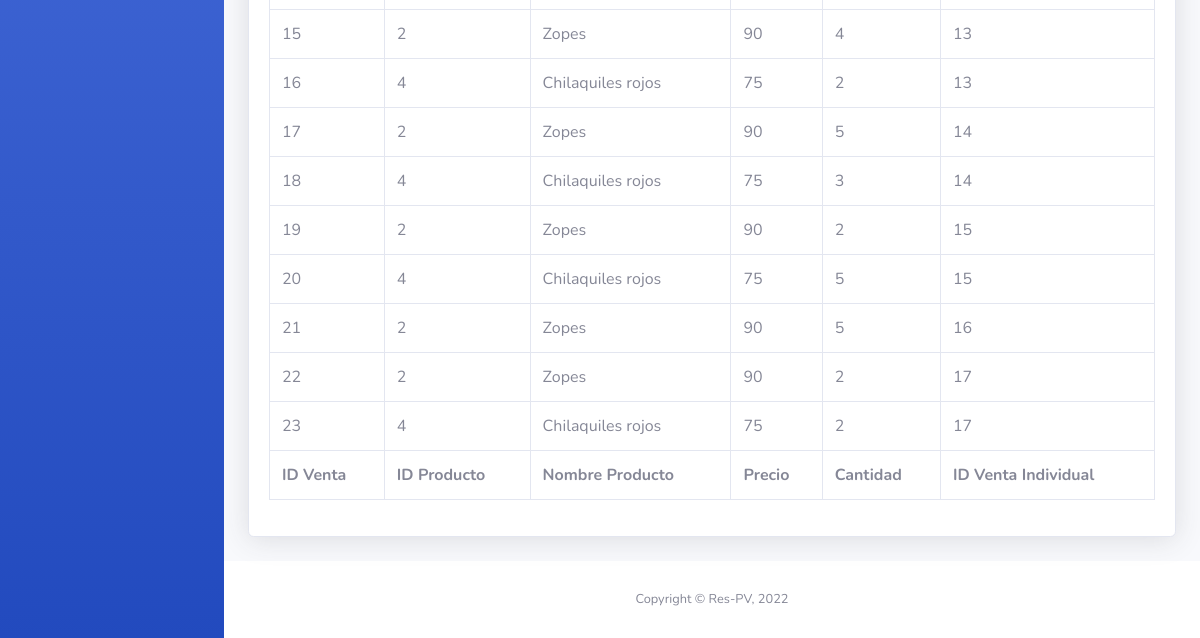
/analisisVentas.php (lower part), run on an earlier commit of the app's database.
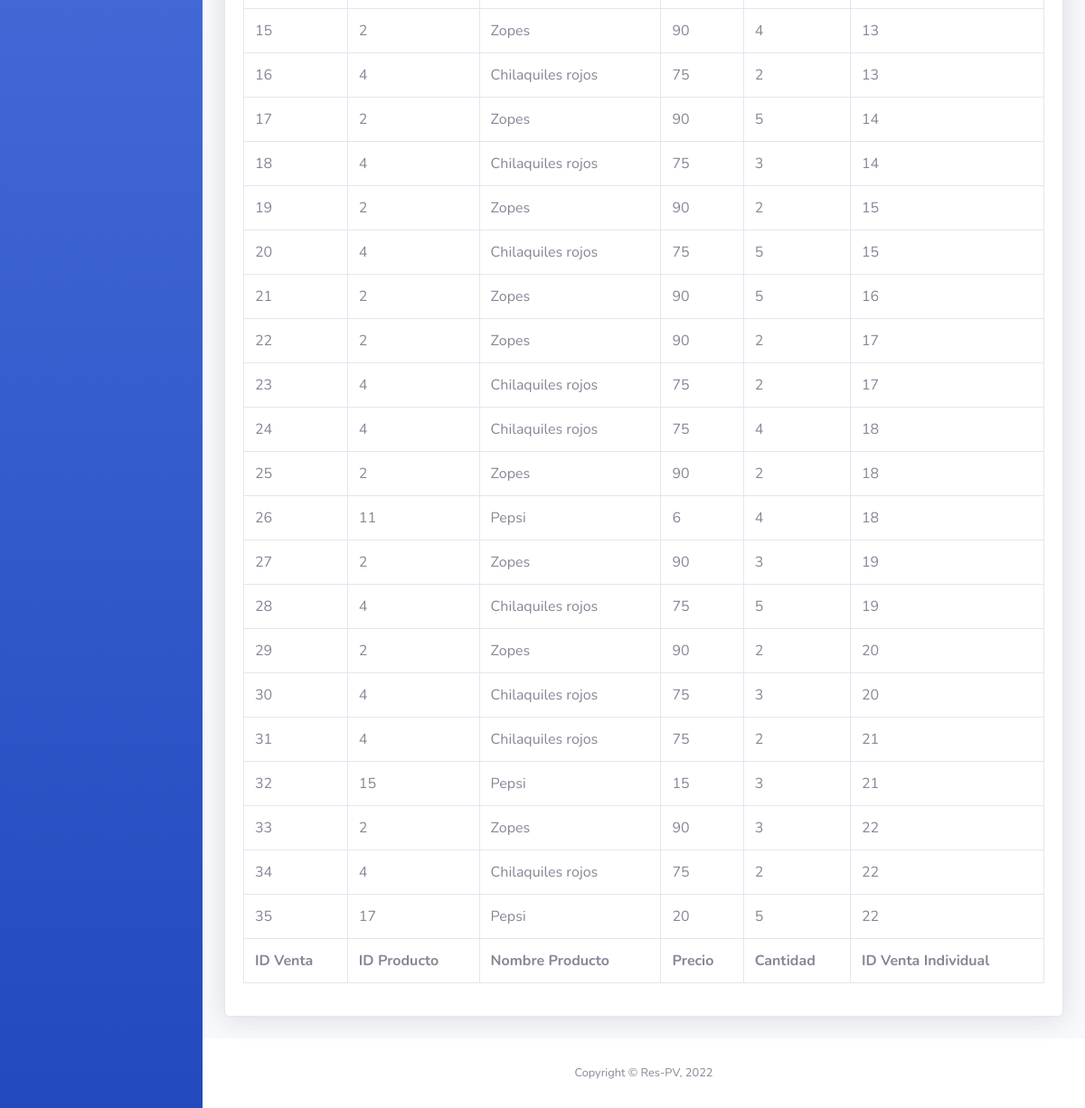
And on a later commit of the database.
### tables this page shows
CREATE TABLE `selldetail` (
  `id_sellDetail` int(11) NOT NULL,
  `id_product` int(11) NOT NULL,
  `name_product` varchar(30) NOT NULL,
  `unitaryPrice_product` int(11) NOT NULL,
  `cuantity_sellDetail` int(11) NOT NULL,
  `id_sell` int(11) NOT NULL
);

### db.php (called while the page is built, shortened)
<?php
    class Conexion{
        private $driver = "mysql";
        private $host = "localhost";
        private $dbname = "respv";
        private $usuario = "root";
        private $contrasena = "";
        public function __construct(){
            try {
                $db = new PDO("{$this->driver}:host={$this->host};dbname={$this->dbname}",$this->usuario,$this->contrasena);
                $db->setAttribute(PDO::ATTR_ERRMODE, PDO::ERRMODE_EXCEPTION);
                return $db;
            } catch (PDOException $e) {
                echo "Ha ocurrido un error al conectarse a la base de datos" . $e->getMessage();
            }
        }
    }
?>

### menu/Modelo/menu.php (called while the page is built, shortened)
<?php
    require_once(__DIR__.'/../../db.php');
    class Menu extends Conexion{
        public function __construct(){
            $this->db = parent::__construct();
        }
        public function getTabla($nombreTabla){
            $rows = null;
            $statement = $this->db->prepare("SELECT * FROM $nombreTabla");
            $statement->execute();
            while ($result = $statement->fetch()) {
                $rows[] = $result;
            }
            return $rows;
        }
    }
?>

### analisisVentas.php (the view, shortened to what this page needs)
<?php
require_once("menu/Modelo/menu.php");
$ModeloMenu = new Menu();
?>
<!DOCTYPE html>
<html lang="en">
<head>
    <link href="vendor/fontawesome-free/css/all.min.css" rel="stylesheet" type="text/css">
    <link href="css/sb-admin-2.min.css" rel="stylesheet">
</head>
<body id="page-top">
    <div id="wrapper">
        <ul class="navbar-nav bg-gradient-primary sidebar sidebar-dark accordion" id="accordionSidebar">
        </ul>
        <div id="content-wrapper" class="d-flex flex-column">
            <div id="content">
                <div class="container-fluid">
                    <div class="card shadow mb-4">
                        <div class="card-body">
                            <div class="table-responsive">
                                <table class="table table-bordered" id="dataTable" width="100%" cellspacing="0">
                                    <tfoot>
                                        <tr>
                                            <th>ID Venta</th>
                                            <th>ID Producto</th>
                                            <th>Nombre Producto</th>
                                            <th>Precio</th>
                                            <th>Cantidad </th>
                                            <th>ID Venta Individual</th>
                                        </tr>
                                    </tfoot>
                                    <tbody>
                                       <?php
                                        $nombreTabla = "selldetail";
                                        $detalles = $ModeloMenu -> getTabla($nombreTabla);
                                        foreach($detalles as $detalle){
                                        ?>
                                        <tr>
                                            <td><?php echo $detalle['id_sellDetail'] ?></td>
                                            <td><?php echo $detalle['id_product'] ?></td>
                                            <td><?php echo $detalle['name_product'] ?></td>
                                            <td><?php echo $detalle['unitaryPrice_product'] ?></td>
                                            <td><?php echo $detalle['cuantity_sellDetail'] ?></td>
                                            <td><?php echo $detalle['id_sell'] ?></td>
                                        </tr>
                                        <?php
                                        }
                                        ?>
                                    </tbody>
                                </table>
                            </div>
                        </div>
                    </div>
                </div>
            </div>
            <footer class="sticky-footer bg-white">
                <div class="container my-auto">
                    <div class="copyright text-center my-auto">
                        <span>Copyright &copy; Res-PV, 2022 </span>
                    </div>
                </div>
            </footer>
        </div>
    </div>
</body>
</html>

What changed in the data, as far as the page shows it:
added selldetail: id_sellDetail "24", id_product "4", name_product "Chilaquiles rojos", unitaryPrice_product "75", cuantity_sellDetail "4", id_sell "18"
added selldetail: id_sellDetail "25", id_product "2", name_product "Zopes", unitaryPrice_product "90", cuantity_sellDetail "2", id_sell "18"
added selldetail: id_sellDetail "26", id_product "11", name_product "Pepsi", unitaryPrice_product "6", cuantity_sellDetail "4", id_sell "18"
added selldetail: id_sellDetail "27", id_product "2", name_product "Zopes", unitaryPrice_product "90", cuantity_sellDetail "3", id_sell "19"
added selldetail: id_sellDetail "28", id_product "4", name_product "Chilaquiles rojos", unitaryPrice_product "75", cuantity_sellDetail "5", id_sell "19"
added selldetail: id_sellDetail "29", id_product "2", name_product "Zopes", unitaryPrice_product "90", cuantity_sellDetail "2", id_sell "20"
added selldetail: id_sellDetail "30", id_product "4", name_product "Chilaquiles rojos", unitaryPrice_product "75", cuantity_sellDetail "3", id_sell "20"
added selldetail: id_sellDetail "31", id_product "4", name_product "Chilaquiles rojos", unitaryPrice_product "75", cuantity_sellDetail "2", id_sell "21"
added selldetail: id_sellDetail "32", id_product "15", name_product "Pepsi", unitaryPrice_product "15", cuantity_sellDetail "3", id_sell "21"
added selldetail: id_sellDetail "33", id_product "2", name_product "Zopes", unitaryPrice_product "90", cuantity_sellDetail "3", id_sell "22"
added selldetail: id_sellDetail "34", id_product "4", name_product "Chilaquiles rojos", unitaryPrice_product "75", cuantity_sellDetail "2", id_sell "22"
added selldetail: id_sellDetail "35", id_product "17", name_product "Pepsi", unitaryPrice_product "20", cuantity_sellDetail "5", id_sell "22"
